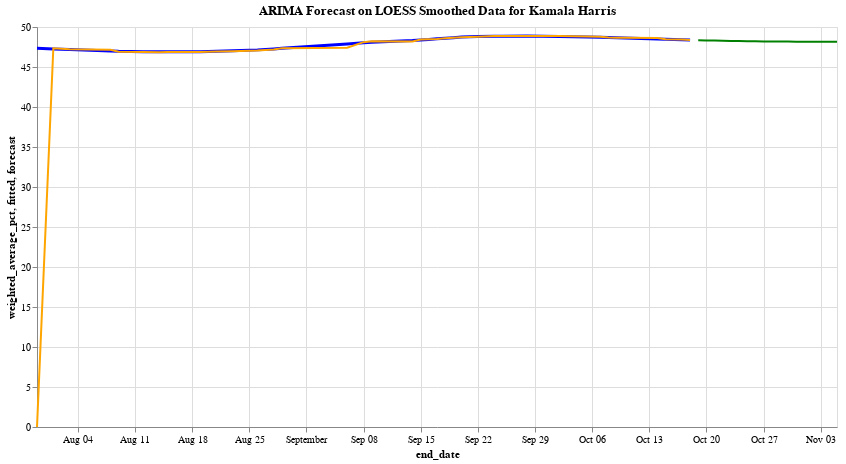
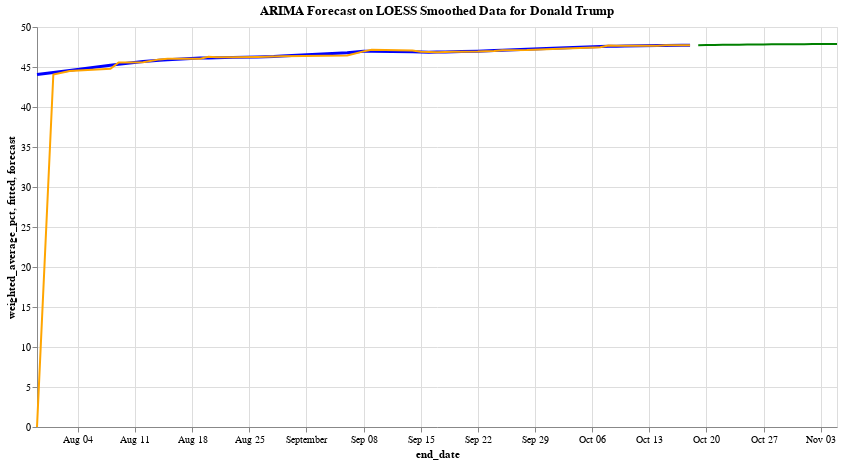

Write notebook code for charts like these, in order.
### Code cell
import pandas as pd
import altair as alt
from statsmodels.nonparametric.smoothers_lowess import lowess
from statsmodels.tsa.arima.model import ARIMA
from sklearn.metrics import mean_squared_error
import numpy as np

# Assuming df_aggregated is already defined
# Make sure 'end_date' is in datetime format
df_aggregated['end_date'] = pd.to_datetime(df_aggregated['end_date'])

# Define a new dataframe to store the LOESS smoothed data
loess_data = pd.DataFrame()

# Perform LOESS smoothing for each candidate
for candidate in df_aggregated['candidate_name'].unique():
    # Filter the data for each candidate
    candidate_df = df_aggregated[df_aggregated['candidate_name'] == candidate]
    
    # Perform LOESS smoothing (use frac to control the smoothing level)
    loess_smoothed = lowess(candidate_df['weighted_average_pct'], 
                            candidate_df['end_date'].apply(lambda x: x.timestamp()), 
                            frac=0.3)  # Adjust frac as needed
    
    # Create a dataframe from the smoothed data
    smoothed_df = pd.DataFrame({
        'end_date': pd.to_datetime(loess_smoothed[:, 0], unit='s'),
        'weighted_average_pct': loess_smoothed[:, 1],
        'candidate_name': candidate
    })
    
    # Append to the main loess_data dataframe
    loess_data = pd.concat([loess_data, smoothed_df], ignore_index=True)

# Now let's fit an ARIMA model using the LOESS smoothed data
candidate_forecasts = {}
# Store the final prediction for each candidate
final_predictions = {}
# Forecast up to November 5, 2024
forecast_end_date = pd.Timestamp('2024-11-05')

# Loop through each candidate and apply ARIMA
for candidate in loess_data['candidate_name'].unique():
    # Filter the LOESS smoothed data for this candidate
    candidate_loess_df = loess_data[loess_data['candidate_name'] == candidate].sort_values(by='end_date')
    
    # Set 'end_date' as the index for ARIMA (must be a time series index)
    candidate_loess_df.set_index('end_date', inplace=True)

    # Calculate the number of days to forecast (from the last date to Nov 5, 2024)
    last_date = candidate_loess_df.index[-1]
    days_to_forecast = (forecast_end_date - last_date).days
    
    # Fit ARIMA model (you can tune the order=(p, d, q))
    model = ARIMA(candidate_loess_df['weighted_average_pct'], order=(1, 1, 1))
    model_fit = model.fit()

    # In-sample forecast (fitted values) and out-of-sample forecast
    candidate_loess_df['fitted'] = model_fit.fittedvalues
    
    # Forecast up to November 5, 2024
    forecast = model_fit.forecast(steps=days_to_forecast)
    
    # Store the forecasted results for this candidate
    candidate_forecasts[candidate] = forecast
    
    # Generate forecast dates for visualization
    forecast_dates = pd.date_range(candidate_loess_df.index[-1], periods=days_to_forecast + 1, freq='D')[1:]
    
    forecast_df = pd.DataFrame({
        'end_date': forecast_dates,
        'forecast': forecast,
        'candidate_name': candidate
    })
    
    # Reset index for easier plotting
    candidate_loess_df = candidate_loess_df.reset_index()

    # Altair plot for the actual, smoothed, and forecast data
    loess_chart = alt.Chart(candidate_loess_df).mark_line(color='blue', size=3).encode(
        x='end_date:T',
        y='weighted_average_pct:Q',
        tooltip=[alt.Tooltip('end_date:T', title='Date'),
                 alt.Tooltip('weighted_average_pct:Q', title='Smoothed Data')]
    ).properties(title=f'ARIMA Forecast on LOESS Smoothed Data for {candidate}')

    fitted_chart = alt.Chart(candidate_loess_df).mark_line(color='orange', size=2).encode(
        x='end_date:T',
        y='fitted:Q',
        tooltip=['fitted:Q']
    )

    forecast_chart = alt.Chart(forecast_df).mark_line(color='green', size=2).encode(
        x='end_date:T',
        y='forecast:Q',
        tooltip=[alt.Tooltip('end_date:T', title='Forecast Date'),
                 alt.Tooltip('forecast:Q', title='Forecasted Value')]
    )
    
    # Combine the charts and make the graph larger
    combined_chart = (loess_chart + fitted_chart + forecast_chart).properties(
        width=800,  # Set larger width
        height=400  # Set larger height
    )
    
    # Display the chart
    combined_chart.display()

    # Optionally, calculate the RMSE of the model
    rmse = np.sqrt(mean_squared_error(candidate_loess_df['weighted_average_pct'][1:], candidate_loess_df['fitted'][1:]))
    print(f"RMSE for {candidate}: {rmse}")
    # Extract the forecasted value for Nov 5, 2024
    nov_5_prediction = forecast_df[forecast_df['end_date'] == forecast_end_date]['forecast'].values[0]
    
    # Store the prediction in the final_predictions dictionary
    final_predictions[candidate] = nov_5_prediction

    # Print the final prediction for the candidate
    print(f"Final forecast for {candidate} on Nov 5, 2024: {nov_5_prediction:.2f}%")
    
# Optionally, print the final predictions for both candidates in a clear format
print("\nFinal Predictions for November 5, 2024:")
for candidate, prediction in final_predictions.items():
    print(f"{candidate}: {prediction:.2f}%")

### Figure 1 — Vega-Lite specification as saved in the notebook (floating-point values rounded to 4 significant figures)
{"config": {"view": {"continuousWidth": 300, "continuousHeight": 300}}, "layer": [{"mark": {"type": "line", "color": "blue", "size": 3}, "encoding": {"tooltip": [{"field": "end_date", "title": "Date", "type": "temporal"}, {"field": "weighted_average_pct", "title": "Smoothed Data", "type": "quantitative"}], "x": {"field": "end_date", "type": "temporal"}, "y": {"field": "weighted_average_pct", "type": "quantitative"}}, "title": "ARIMA Forecast on LOESS Smoothed Data for Kamala Harris"}, {"mark": {"type": "line", "color": "orange", "size": 2}, "encoding": {"tooltip": [{"field": "fitted", "type": "quantitative"}], "x": {"field": "end_date", "type": "temporal"}, "y": {"field": "fitted", "type": "quantitative"}}}, {"data": {"name": "data-e4accb3994c7f1a072164f3796fdbaab"}, "mark": {"type": "line", "color": "green", "size": 2}, "encoding": {"tooltip": [{"field": "end_date", "title": "Forecast Date", "type": "temporal"}, {"field": "forecast", "title": "Forecasted Value", "type": "quantitative"}], "x": {"field": "end_date", "type": "temporal"}, "y": {"field": "forecast", "type": "quantitative"}}}], "data": {"name": "data-3c85cffc2c809b0b679c3f0333196566"}, "height": 400, "width": 800, "$schema": "https://vega.github.io/schema/vega-lite/v5.20.1.json", "datasets": {"data-3c85cffc2c809b0b679c3f0333196566": [{"end_date": "2024-07-30T00:00:00", "weighted_average_pct": 47.34, "candidate_name": "Kamala Harris", "fitted": 0.0}, {"end_date": "2024-08-01T00:00:00", "weighted_average_pct": 47.26, "candidate_name": "Kamala Harris", "fitted": 47.34}, {"end_date": "2024-08-03T00:00:00", "weighted_average_pct": 47.19, "candidate_name": "Kamala Harris", "fitted": 47.22}, {"end_date": "2024-08-08T00:00:00", "weighted_average_pct": 47.01, "candidate_name": "Kamala Harris", "fitted": 47.14}, {"end_date": "2024-08-09T00:00:00", "weighted_average_pct": 46.95, "candidate_name": "Kamala Harris", "fitted": 46.92}, {"end_date": "2024-08-12T00:00:00", "weighted_average_pct": 46.9, "candidate_name": "Kamala Harris", "fitted": 46.89}, {"end_date": "2024-08-14T00:00:00", "weighted_average_pct": 46.9, "candidate_name": "Kamala Harris", "fitted": 46.84}, {"end_date": "2024-08-15T00:00:00", "weighted_average_pct": 46.9, "candidate_name": "Kamala Harris", "fitted": 46.87}, {"end_date": "2024-08-19T00:00:00", "weighted_average_pct": 46.91, "candidate_name": "Kamala Harris", "fitted": 46.88}, {"end_date": "2024-08-20T00:00:00", "weighted_average_pct": 46.93, "candidate_name": "Kamala Harris", "fitted": 46.91}, {"end_date": "2024-08-21T00:00:00", "weighted_average_pct": 46.97, "candidate_name": "Kamala Harris", "fitted": 46.94}, {"end_date": "2024-08-23T00:00:00", "weighted_average_pct": 47.03, "candidate_name": "Kamala Harris", "fitted": 46.98}, {"end_date": "2024-08-26T00:00:00", "weighted_average_pct": 47.14, "candidate_name": "Kamala Harris", "fitted": 47.06}, {"end_date": "2024-08-28T00:00:00", "weighted_average_pct": 47.26, "candidate_name": "Kamala Harris", "fitted": 47.19}, {"end_date": "2024-08-29T00:00:00", "weighted_average_pct": 47.34, "candidate_name": "Kamala Harris", "fitted": 47.33}, {"end_date": "2024-09-06T00:00:00", "weighted_average_pct": 47.89, "candidate_name": "Kamala Harris", "fitted": 47.41}, {"end_date": "2024-09-08T00:00:00", "weighted_average_pct": 48.04, "candidate_name": "Kamala Harris", "fitted": 48.11}, {"end_date": "2024-09-09T00:00:00", "weighted_average_pct": 48.08, "candidate_name": "Kamala Harris", "fitted": 48.21}, {"end_date": "2024-09-14T00:00:00", "weighted_average_pct": 48.31, "candidate_name": "Kamala Harris", "fitted": 48.19}, {"end_date": "2024-09-15T00:00:00", "weighted_average_pct": 48.38, "candidate_name": "Kamala Harris", "fitted": 48.44}, {"end_date": "2024-09-16T00:00:00", "weighted_average_pct": 48.43, "candidate_name": "Kamala Harris", "fitted": 48.48}, {"end_date": "2024-09-17T00:00:00", "weighted_average_pct": 48.53, "candidate_name": "Kamala Harris", "fitted": 48.5}, {"end_date": "2024-09-18T00:00:00", "weighted_average_pct": 48.6, "candidate_name": "Kamala Harris", "fitted": 48.6}, {"end_date": "2024-09-19T00:00:00", "weighted_average_pct": 48.67, "candidate_name": "Kamala Harris", "fitted": 48.67}, {"end_date": "2024-09-20T00:00:00", "weighted_average_pct": 48.74, "candidate_name": "Kamala Harris", "fitted": 48.73}, {"end_date": "2024-09-22T00:00:00", "weighted_average_pct": 48.82, "candidate_name": "Kamala Harris", "fitted": 48.79}, {"end_date": "2024-09-24T00:00:00", "weighted_average_pct": 48.84, "candidate_name": "Kamala Harris", "fitted": 48.87}, {"end_date": "2024-09-25T00:00:00", "weighted_average_pct": 48.84, "candidate_name": "Kamala Harris", "fitted": 48.87}, {"end_date": "2024-09-28T00:00:00", "weighted_average_pct": 48.87, "candidate_name": "Kamala Harris", "fitted": 48.87}, {"end_date": "2024-10-02T00:00:00", "weighted_average_pct": 48.8, "candidate_name": "Kamala Harris", "fitted": 48.89}, {"end_date": "2024-10-07T00:00:00", "weighted_average_pct": 48.72, "candidate_name": "Kamala Harris", "fitted": 48.79}, {"end_date": "2024-10-08T00:00:00", "weighted_average_pct": 48.7, "candidate_name": "Kamala Harris", "fitted": 48.69}, {"end_date": "2024-10-09T00:00:00", "weighted_average_pct": 48.67, "candidate_name": "Kamala Harris", "fitted": 48.67}, {"end_date": "2024-10-10T00:00:00", "weighted_average_pct": 48.64, "candidate_name": "Kamala Harris", "fitted": 48.64}, {"end_date": "2024-10-14T00:00:00", "weighted_average_pct": 48.51, "candidate_name": "Kamala Harris", "fitted": 48.61}, {"end_date": "2024-10-15T00:00:00", "weighted_average_pct": 48.48, "candidate_name": "Kamala Harris", "fitted": 48.46}, {"end_date": "2024-10-17T00:00:00", "weighted_average_pct": 48.42, "candidate_name": "Kamala Harris", "fitted": 48.44}, {"end_date": "2024-10-18T00:00:00", "weighted_average_pct": 48.39, "candidate_name": "Kamala Harris", "fitted": 48.38}], "data-e4accb3994c7f1a072164f3796fdbaab": [{"end_date": "2024-10-19T00:00:00", "forecast": 48.36, "candidate_name": "Kamala Harris"}, {"end_date": "2024-10-20T00:00:00", "forecast": 48.33, "candidate_name": "Kamala Harris"}, {"end_date": "2024-10-21T00:00:00", "forecast": 48.3, "candidate_name": "Kamala Harris"}, {"end_date": "2024-10-22T00:00:00", "forecast": 48.28, "candidate_name": "Kamala Harris"}, {"end_date": "2024-10-23T00:00:00", "forecast": 48.26, "candidate_name": "Kamala Harris"}, {"end_date": "2024-10-24T00:00:00", "forecast": 48.24, "candidate_name": "Kamala Harris"}, {"end_date": "2024-10-25T00:00:00", "forecast": 48.23, "candidate_name": "Kamala Harris"}, {"end_date": "2024-10-26T00:00:00", "forecast": 48.21, "candidate_name": "Kamala Harris"}, {"end_date": "2024-10-27T00:00:00", "forecast": 48.2, "candidate_name": "Kamala Harris"}, {"end_date": "2024-10-28T00:00:00", "forecast": 48.19, "candidate_name": "Kamala Harris"}, {"end_date": "2024-10-29T00:00:00", "forecast": 48.18, "candidate_name": "Kamala Harris"}, {"end_date": "2024-10-30T00:00:00", "forecast": 48.17, "candidate_name": "Kamala Harris"}, {"end_date": "2024-10-31T00:00:00", "forecast": 48.17, "candidate_name": "Kamala Harris"}, {"end_date": "2024-11-01T00:00:00", "forecast": 48.16, "candidate_name": "Kamala Harris"}, {"end_date": "2024-11-02T00:00:00", "forecast": 48.16, "candidate_name": "Kamala Harris"}, {"end_date": "2024-11-03T00:00:00", "forecast": 48.15, "candidate_name": "Kamala Harris"}, {"end_date": "2024-11-04T00:00:00", "forecast": 48.15, "candidate_name": "Kamala Harris"}, {"end_date": "2024-11-05T00:00:00", "forecast": 48.14, "candidate_name": "Kamala Harris"}]}}

### Figure 2 — Vega-Lite specification as saved in the notebook (floating-point values rounded to 4 significant figures)
{"config": {"view": {"continuousWidth": 300, "continuousHeight": 300}}, "layer": [{"mark": {"type": "line", "color": "blue", "size": 3}, "encoding": {"tooltip": [{"field": "end_date", "title": "Date", "type": "temporal"}, {"field": "weighted_average_pct", "title": "Smoothed Data", "type": "quantitative"}], "x": {"field": "end_date", "type": "temporal"}, "y": {"field": "weighted_average_pct", "type": "quantitative"}}, "title": "ARIMA Forecast on LOESS Smoothed Data for Donald Trump"}, {"mark": {"type": "line", "color": "orange", "size": 2}, "encoding": {"tooltip": [{"field": "fitted", "type": "quantitative"}], "x": {"field": "end_date", "type": "temporal"}, "y": {"field": "fitted", "type": "quantitative"}}}, {"data": {"name": "data-a1dcd2d184550c70cb92b47b6f825e98"}, "mark": {"type": "line", "color": "green", "size": 2}, "encoding": {"tooltip": [{"field": "end_date", "title": "Forecast Date", "type": "temporal"}, {"field": "forecast", "title": "Forecasted Value", "type": "quantitative"}], "x": {"field": "end_date", "type": "temporal"}, "y": {"field": "forecast", "type": "quantitative"}}}], "data": {"name": "data-3d8713cea8ea18b95b017aa81dd3002a"}, "height": 400, "width": 800, "$schema": "https://vega.github.io/schema/vega-lite/v5.20.1.json", "datasets": {"data-3d8713cea8ea18b95b017aa81dd3002a": [{"end_date": "2024-07-30T00:00:00", "weighted_average_pct": 44.07, "candidate_name": "Donald Trump", "fitted": 0.0}, {"end_date": "2024-08-01T00:00:00", "weighted_average_pct": 44.32, "candidate_name": "Donald Trump", "fitted": 44.07}, {"end_date": "2024-08-03T00:00:00", "weighted_average_pct": 44.58, "candidate_name": "Donald Trump", "fitted": 44.5}, {"end_date": "2024-08-08T00:00:00", "weighted_average_pct": 45.21, "candidate_name": "Donald Trump", "fitted": 44.78}, {"end_date": "2024-08-09T00:00:00", "weighted_average_pct": 45.35, "candidate_name": "Donald Trump", "fitted": 45.58}, {"end_date": "2024-08-12T00:00:00", "weighted_average_pct": 45.68, "candidate_name": "Donald Trump", "fitted": 45.6}, {"end_date": "2024-08-14T00:00:00", "weighted_average_pct": 45.83, "candidate_name": "Donald Trump", "fitted": 45.95}, {"end_date": "2024-08-15T00:00:00", "weighted_average_pct": 45.9, "candidate_name": "Donald Trump", "fitted": 46.04}, {"end_date": "2024-08-19T00:00:00", "weighted_average_pct": 46.12, "candidate_name": "Donald Trump", "fitted": 46.04}, {"end_date": "2024-08-20T00:00:00", "weighted_average_pct": 46.13, "candidate_name": "Donald Trump", "fitted": 46.28}, {"end_date": "2024-08-21T00:00:00", "weighted_average_pct": 46.15, "candidate_name": "Donald Trump", "fitted": 46.22}, {"end_date": "2024-08-23T00:00:00", "weighted_average_pct": 46.2, "candidate_name": "Donald Trump", "fitted": 46.21}, {"end_date": "2024-08-26T00:00:00", "weighted_average_pct": 46.26, "candidate_name": "Donald Trump", "fitted": 46.25}, {"end_date": "2024-08-28T00:00:00", "weighted_average_pct": 46.3, "candidate_name": "Donald Trump", "fitted": 46.31}, {"end_date": "2024-08-29T00:00:00", "weighted_average_pct": 46.38, "candidate_name": "Donald Trump", "fitted": 46.34}, {"end_date": "2024-09-06T00:00:00", "weighted_average_pct": 46.77, "candidate_name": "Donald Trump", "fitted": 46.43}, {"end_date": "2024-09-08T00:00:00", "weighted_average_pct": 46.97, "candidate_name": "Donald Trump", "fitted": 46.95}, {"end_date": "2024-09-09T00:00:00", "weighted_average_pct": 46.97, "candidate_name": "Donald Trump", "fitted": 47.15}, {"end_date": "2024-09-14T00:00:00", "weighted_average_pct": 46.89, "candidate_name": "Donald Trump", "fitted": 47.07}, {"end_date": "2024-09-15T00:00:00", "weighted_average_pct": 46.88, "candidate_name": "Donald Trump", "fitted": 46.91}, {"end_date": "2024-09-16T00:00:00", "weighted_average_pct": 46.86, "candidate_name": "Donald Trump", "fitted": 46.88}, {"end_date": "2024-09-17T00:00:00", "weighted_average_pct": 46.86, "candidate_name": "Donald Trump", "fitted": 46.85}, {"end_date": "2024-09-18T00:00:00", "weighted_average_pct": 46.88, "candidate_name": "Donald Trump", "fitted": 46.86}, {"end_date": "2024-09-19T00:00:00", "weighted_average_pct": 46.9, "candidate_name": "Donald Trump", "fitted": 46.89}, {"end_date": "2024-09-20T00:00:00", "weighted_average_pct": 46.92, "candidate_name": "Donald Trump", "fitted": 46.92}, {"end_date": "2024-09-22T00:00:00", "weighted_average_pct": 46.98, "candidate_name": "Donald Trump", "fitted": 46.94}, {"end_date": "2024-09-24T00:00:00", "weighted_average_pct": 47.05, "candidate_name": "Donald Trump", "fitted": 47.01}, {"end_date": "2024-09-25T00:00:00", "weighted_average_pct": 47.09, "candidate_name": "Donald Trump", "fitted": 47.09}, {"end_date": "2024-09-28T00:00:00", "weighted_average_pct": 47.2, "candidate_name": "Donald Trump", "fitted": 47.13}, {"end_date": "2024-10-02T00:00:00", "weighted_average_pct": 47.37, "candidate_name": "Donald Trump", "fitted": 47.27}, {"end_date": "2024-10-07T00:00:00", "weighted_average_pct": 47.57, "candidate_name": "Donald Trump", "fitted": 47.47}, {"end_date": "2024-10-08T00:00:00", "weighted_average_pct": 47.59, "candidate_name": "Donald Trump", "fitted": 47.7}, {"end_date": "2024-10-09T00:00:00", "weighted_average_pct": 47.6, "candidate_name": "Donald Trump", "fitted": 47.66}, {"end_date": "2024-10-10T00:00:00", "weighted_average_pct": 47.62, "candidate_name": "Donald Trump", "fitted": 47.65}, {"end_date": "2024-10-14T00:00:00", "weighted_average_pct": 47.67, "candidate_name": "Donald Trump", "fitted": 47.65}, {"end_date": "2024-10-15T00:00:00", "weighted_average_pct": 47.68, "candidate_name": "Donald Trump", "fitted": 47.71}, {"end_date": "2024-10-17T00:00:00", "weighted_average_pct": 47.71, "candidate_name": "Donald Trump", "fitted": 47.71}, {"end_date": "2024-10-18T00:00:00", "weighted_average_pct": 47.71, "candidate_name": "Donald Trump", "fitted": 47.73}], "data-a1dcd2d184550c70cb92b47b6f825e98": [{"end_date": "2024-10-19T00:00:00", "forecast": 47.73, "candidate_name": "Donald Trump"}, {"end_date": "2024-10-20T00:00:00", "forecast": 47.74, "candidate_name": "Donald Trump"}, {"end_date": "2024-10-21T00:00:00", "forecast": 47.76, "candidate_name": "Donald Trump"}, {"end_date": "2024-10-22T00:00:00", "forecast": 47.77, "candidate_name": "Donald Trump"}, {"end_date": "2024-10-23T00:00:00", "forecast": 47.78, "candidate_name": "Donald Trump"}, {"end_date": "2024-10-24T00:00:00", "forecast": 47.79, "candidate_name": "Donald Trump"}, {"end_date": "2024-10-25T00:00:00", "forecast": 47.8, "candidate_name": "Donald Trump"}, {"end_date": "2024-10-26T00:00:00", "forecast": 47.81, "candidate_name": "Donald Trump"}, {"end_date": "2024-10-27T00:00:00", "forecast": 47.82, "candidate_name": "Donald Trump"}, {"end_date": "2024-10-28T00:00:00", "forecast": 47.83, "candidate_name": "Donald Trump"}, {"end_date": "2024-10-29T00:00:00", "forecast": 47.84, "candidate_name": "Donald Trump"}, {"end_date": "2024-10-30T00:00:00", "forecast": 47.84, "candidate_name": "Donald Trump"}, {"end_date": "2024-10-31T00:00:00", "forecast": 47.85, "candidate_name": "Donald Trump"}, {"end_date": "2024-11-01T00:00:00", "forecast": 47.86, "candidate_name": "Donald Trump"}, {"end_date": "2024-11-02T00:00:00", "forecast": 47.86, "candidate_name": "Donald Trump"}, {"end_date": "2024-11-03T00:00:00", "forecast": 47.87, "candidate_name": "Donald Trump"}, {"end_date": "2024-11-04T00:00:00", "forecast": 47.87, "candidate_name": "Donald Trump"}, {"end_date": "2024-11-05T00:00:00", "forecast": 47.88, "candidate_name": "Donald Trump"}]}}
